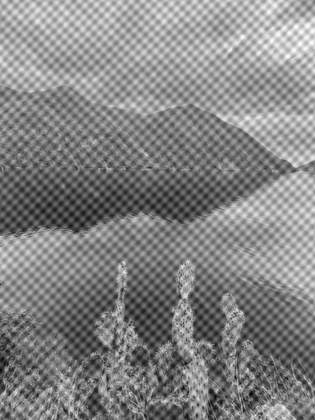
%> input picture AlessandroDeGrandi_FilippoCasari_Assignment3/ex7/san_domenico.png, 315 x 420 px, shrunk from 480 x 640 before the run
$ octave ex7.m   (GNU Octave 9; MATLAB toolbox functions it lacks are replaced by stand-ins)
%> lines starting %> are read from the running program, lines starting %| are printed output that depends on the picture; in (x1, y1, x2, y2) boxes, pixels count from 0 and x2, y2 are one past the last pixel; in counts of white or black regions, pixels touching at a corner belong together; the program's own positions count from 1
%NOTCH FILTERING

image = imread("san_domenico.png");
%> image is the input picture: size 420x315 uint8; min 0, max 255, mean 132.3


[m, n] = size(image);
%> m = 420; n = 315


center_x = floor(m / 2) + 1;
%> center_x = 211
center_y = floor(n / 2) + 1;
%> center_y = 158

side_length = 35;
circle_radius = 15;

%corners of square to draw circles around
top_left_corner = [center_x-side_length,center_y-side_length];
%> top_left_corner = [176 123]
top_right_corner = [center_x+side_length,center_y+side_length];
%> top_right_corner = [246 193]
bottom_left_corner = [center_x-side_length,center_y+side_length];
%> bottom_left_corner = [176 193]
bottom_right_corner = [center_x+side_length,center_y-side_length];
%> bottom_right_corner = [246 123]

%create mask with circles
mask = ones(m, n);

for i = 1:m
    for j = 1:n

            top_left_d=sqrt(sum((top_left_corner-[i,j]).^2));
            top_right_d=sqrt(sum((top_right_corner-[i,j]).^2));
            bottom_left_d=sqrt(sum((bottom_right_corner-[i,j]).^2));
            bottom_right_d=sqrt(sum((bottom_left_corner-[i,j]).^2));

            if top_left_d < circle_radius || top_right_d < circle_radius  || bottom_left_d < circle_radius || bottom_right_d < circle_radius
                mask(i, j)=0;
            end
    end
end
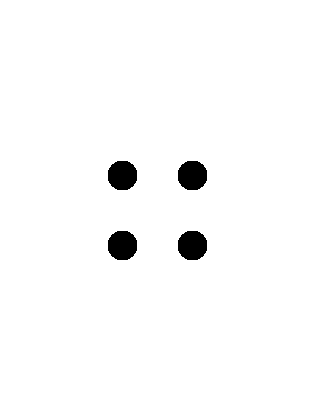
%> mask: size 420x315 double; values 0 (black) and 1 (white), 97.9% white; 4 black regions, box (x1, y1, x2, y2) and area: (108, 161, 137, 190) 697, (178, 161, 207, 190) 697, (108, 231, 137, 260) 697, (178, 231, 207, 260) 697

% Perform Fourier Transform and center
fft_image = fftshift(fft2(image));
magnitude_spectrum = abs(fft_image);

% Apply the notch filter mask to the Fourier spectrum
filtered_fft_image = fft_image .* mask;
filtered_magnitude_spectrum = abs(filtered_fft_image);

%return to spatial domain
filtered_image = real(ifft2(ifftshift(filtered_fft_image)));
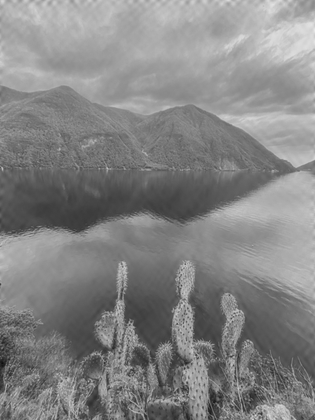
%> filtered_image: size 420x315 double; min 13.79, max 230.2, mean 132.3

set(figure, 'Name', 'Original');
imshow(image);
set(figure, 'Name', 'Filtered');
imshow(filtered_image, []);
set(figure, 'Name', 'Fourier Spectrum');
imshow(log1p(magnitude_spectrum), []);
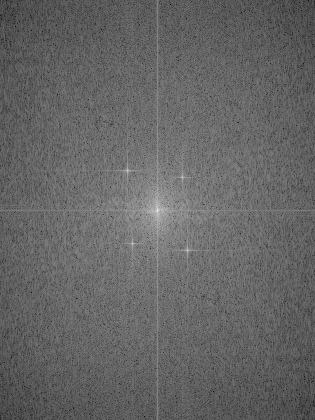
%> displayed picture: size 420x315, on the screen's scale of 0 to 255; min 0, max 255, mean 101.1
set(figure, 'Name', 'Filtered Fourier Spectrum');
imshow(log1p(filtered_magnitude_spectrum), []);
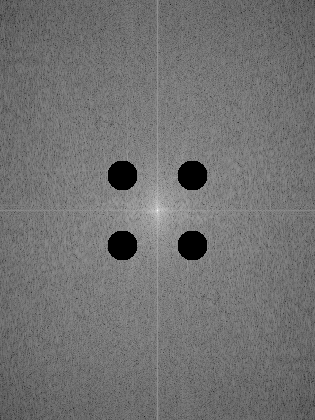
%> displayed picture: size 420x315, on the screen's scale of 0 to 255; min 0, max 255, mean 113.9
